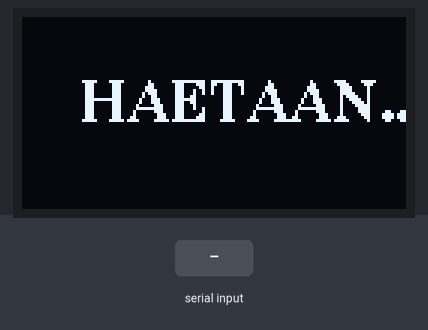
A sketch run on a simulated ESP32. Parts: 128×64 one-colour display. Inputs (shaded band) come from the test bench. What the sketch prints to the serial monitor is not drawn.

Above: at 1.2 s.
1.3 s: "COUNT:\n" received over the second serial link
At 1.33 s:
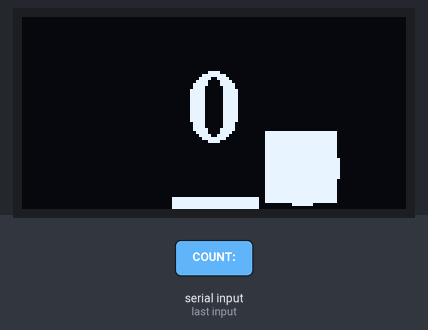
At 2.55 s:
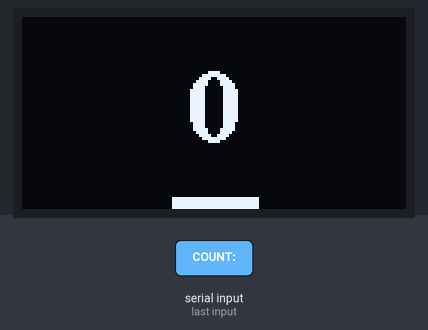

Measured:
- after the input at 1.3 s, the display: changes at once (image 1)

The sketch:

esp32RX_OLED_V2_serialmonitorilla.ino
```cpp
#include <U8g2lib.h>

U8G2_SSD1306_128X64_NONAME_F_HW_I2C u8g2(U8G2_R0, U8X8_PIN_NONE, 5, 4);

float angle = 0;
int nykyinenLuku = -1;
bool dataSaapunut = false;

void setup() {
  Serial.begin(115200);                    // debug USB:lle
  Serial2.begin(115200, SERIAL_8N1, 16, 17); // RX=16, TX=17 (TX ei tarvita)

  u8g2.begin();
  u8g2.setContrast(255);

  u8g2.clearBuffer();
  u8g2.setFont(u8g2_font_ncenB14_tr);
  u8g2.setCursor(20, 35);
  u8g2.print("HAETAAN...");
  u8g2.sendBuffer();
}

void loop() {
  bool lukuMuuttui = false;

  while (Serial2.available()) {
    String rivi = Serial2.readStringUntil('\n');
    rivi.trim();

    if (rivi.startsWith("COUNT:")) {
      int saatu = rivi.substring(6).toInt();
      if (saatu >= 0 && saatu <= 999 && saatu != nykyinenLuku) {
        nykyinenLuku = saatu;
        lukuMuuttui = true;
        dataSaapunut = true;
        Serial.printf("Ihmisiä: %d\n", nykyinenLuku); // näkyy Serial Monitorissa
      }
    }
  }

  if (dataSaapunut) {
    static uint32_t edPiirto = 0;
    if (lukuMuuttui || millis() - edPiirto > 33) {
      u8g2.clearBuffer();

      // ISO LUKU
      u8g2.setFont(u8g2_font_ncenB24_tr);
      char buf[10];
      sprintf(buf, "%d", nykyinenLuku);
      int w = u8g2.getStrWidth(buf);
      u8g2.setCursor((128 - w) / 2, 42);
      u8g2.print(buf);

      // ANIMAATIO
      angle += 0.08;
      int x = 64 + 30 * cos(angle);
      int y = 48 + 26 * sin(angle);
      u8g2.drawDisc(64, 60, 14, U8G2_DRAW_LOWER_RIGHT | U8G2_DRAW_LOWER_LEFT);
      u8g2.drawDisc(x, y, 12, U8G2_DRAW_ALL);
      u8g2.drawBox(x-12, y-12, 24, 24);
      u8g2.drawDisc(x-6, y-6, 4, U8G2_DRAW_ALL);

      u8g2.sendBuffer();
      edPiirto = millis();
    }
  }

  delay(10);
}
```
